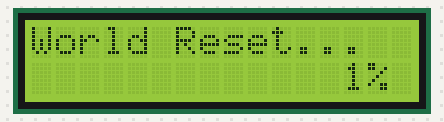
Simulated run of this sketch. Board: Arduino Uno, built with avr-gcc and run on an emulated ATmega328P. On the bench: 16×2 character LCD.

Above: at 0.1 s.
At 9.3 s:
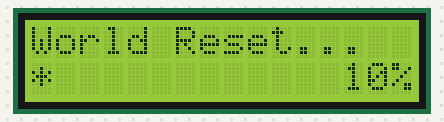
At 19.4 s:
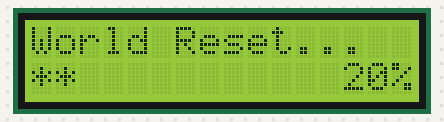
At 28.6 s:
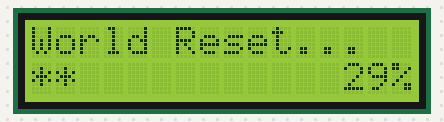
At 38.7 s:
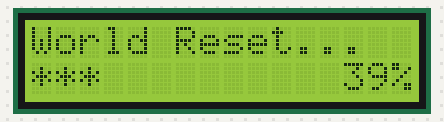
At 39.84 s:
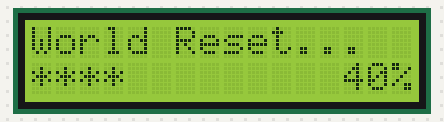

The sketch:

hd44780_i2c.ino
```cpp
// (licence header left out)
#include <Wire.h>
#include <hd44780.h>
#include <hd44780ioClass/hd44780_I2Cexp.h> // i2c LCD i/o class header

// Note, i2c address can be specified or automatically located
// If you wish to use a specific address comment out this constructor
// and use the constructor below that specifies the address

// declare the lcd object for auto i2c address location
// hd44780_I2Cexp lcd;

//
// manually enter base address of LCD.
// Base Addresses
// - 0x38, 0x3A, 0x3C, or 0x3E

// declare i2c address and constructor for specified i2c address
const int i2c_addr = 0x27;
hd44780_I2Cexp lcd(i2c_addr); // use device at this address

// LCD geometry
const int LCD_COLS = 16;
const int LCD_ROWS = 2;
int Count = 1;
int flag = 0;
void setup()
{
	int status;

	// initialize LCD with number of columns and rows:
	// hd44780 returns a status from begin() that can be used
	// to determine if initalization failed.
	// the actual status codes are defined in <hd44780.h>
	// See the values RV_XXXX
	//
	// looking at the return status from begin() is optional
	// it is being done here to provide feedback should there be an issue
	//
	status = lcd.begin(LCD_COLS, LCD_ROWS);
	if (status) // non zero status means it was unsuccesful
	{
		// begin() failed so blink error code using the onboard LED if possible
		hd44780::fatalError(status); // does not return
	}

	// Print a message to the LCD
	lcd.print("World Reset...");
}

void loop()
{
	if (Count == 100)
	{
		lcd.clear();
		lcd.setCursor(0, 0);
		lcd.print("World Ready");
		lcd.setCursor(4, 1);
		lcd.print("Go Go Go");
		delay(9000);
		Count = 0;
		lcd.clear();
		lcd.setCursor(0, 0);
		lcd.print("World Reset...");
	}
	else
	{
		lcd.setCursor(0, 1);
		int temp = Count / 10;
		lcd.print("*");
		while (temp > 0)
		{
			lcd.print("*");
			temp--;
		}
		temp = Count / 10;
		lcd.setCursor(temp, 1);
		while (temp < 10)
		{
			lcd.print(" ");
			temp++;
		}

		lcd.setCursor(13, 1);
		lcd.print(Count);
		lcd.print("%");
		delay(1000);
		Count++;
	}
}
```

Measured:
- what the display in image 1 shows lasts 1.0 s, from 9.2 s to 10.2 s
